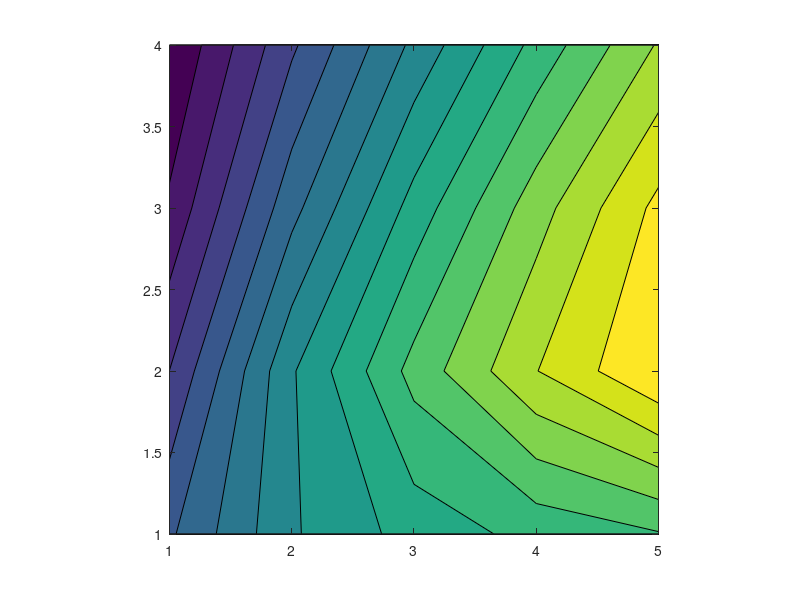

Source code (MATLAB):
%-----3D graph plot-----

%t=0:0.1:10*pi;
%x=(1-t.^2).*sin(t);
%y=1+cos(t);
%z=t;
%plot3(x,y,z)
%grid on

%-----3D mesh/surface/contour plot-----
x=1:5;
y=1:4;
[X,Y]=meshgrid(x,y);
Z=Y.*X./(X+Y.^2);
%mesh(X,Y,Z)
%surf(X,Y,Z)
%contour(X,Y,Z,15)
contourf(X,Y,Z,15) %<--- Contour Surface plot
axis square